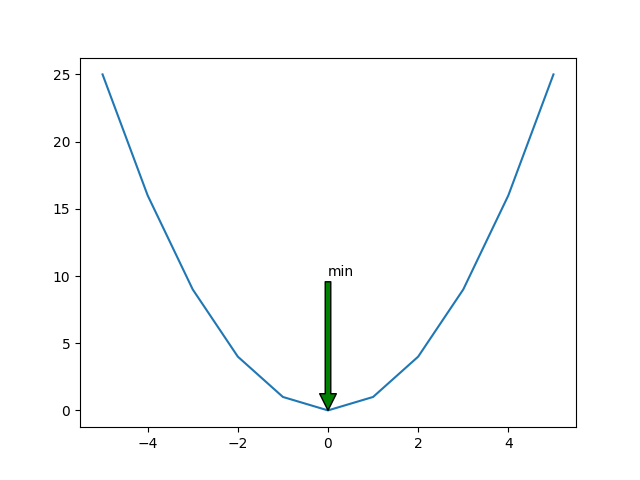

Python code for this plot:
import matplotlib.pyplot as plt
import math
x = list(range(-5, 6))
y = [i**2 for i in x]
plt.annotate('min', xy=(0, 0), xycoords='data', xytext=(0, 10), 
textcoords='data', arrowprops=dict(facecolor='g'))
plt.plot(x, y)
plt.show()
